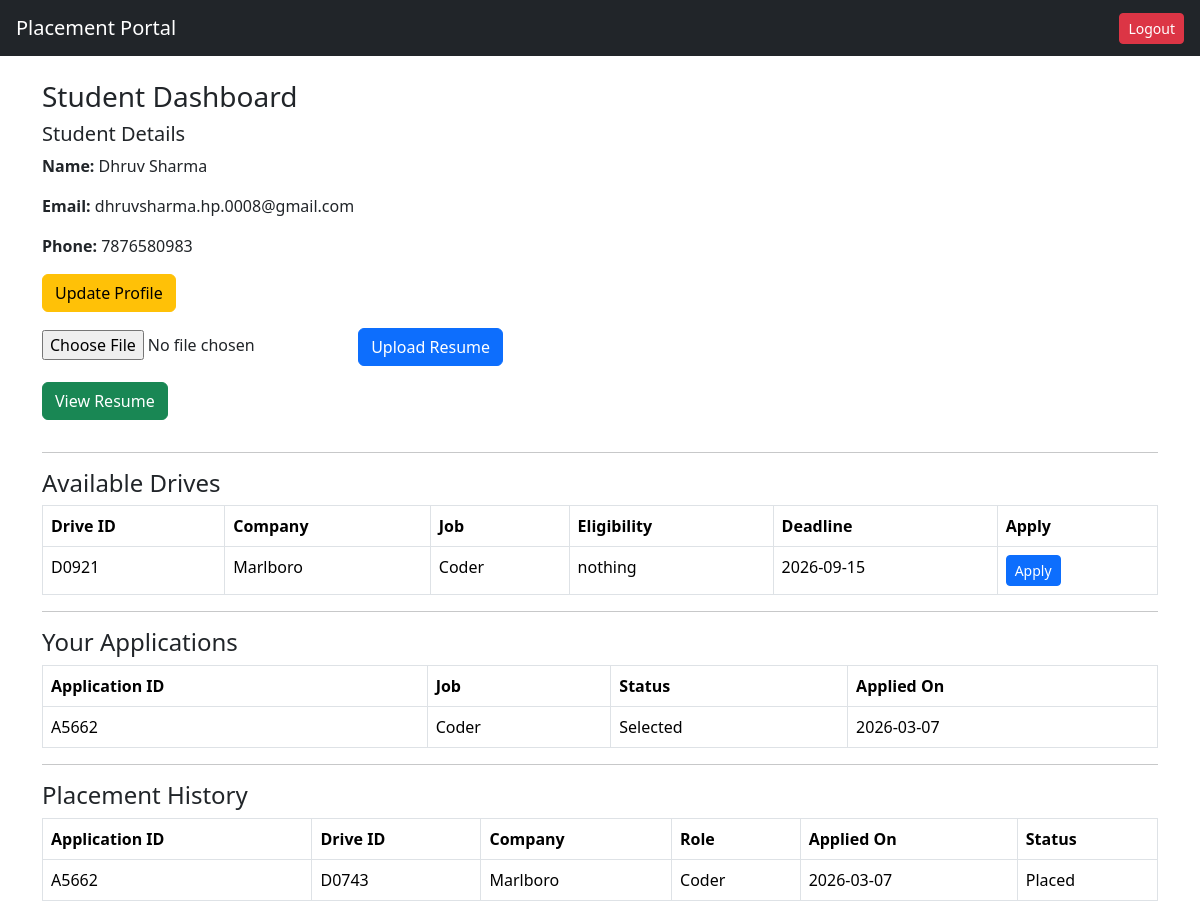
Before: /student (signed in) with the older database file.
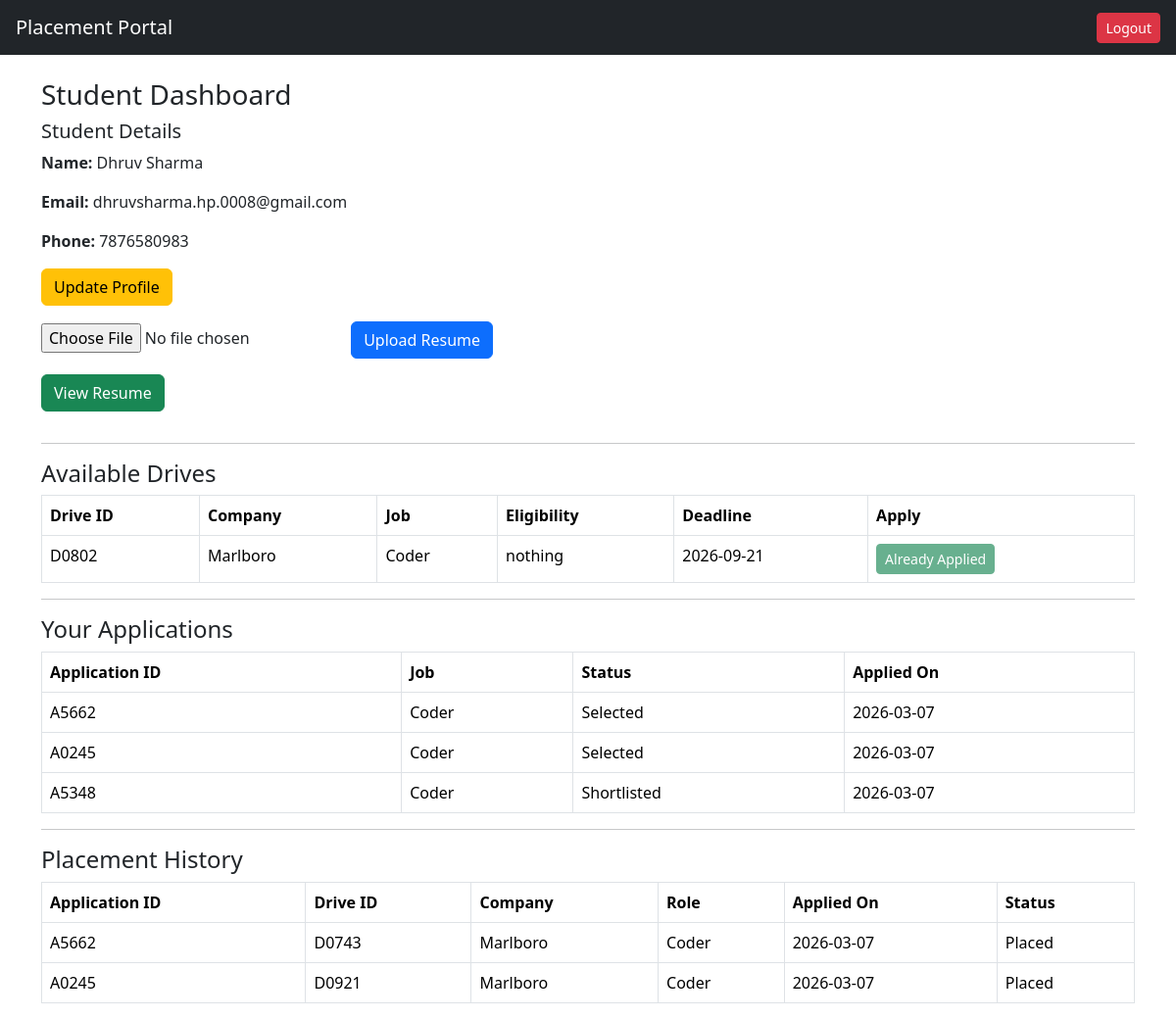
After: the same page with the newer database file.
### tables this page shows
CREATE TABLE drive(
        id INTEGER PRIMARY KEY AUTOINCREMENT,
        drive_uid TEXT UNIQUE,
        company_id INTEGER,
        job_title TEXT,
        job_description TEXT,
        eligibility TEXT,
        deadline TEXT,
        status TEXT DEFAULT 'Pending'
    );

CREATE TABLE company(
        id INTEGER PRIMARY KEY AUTOINCREMENT,
        company_uid TEXT UNIQUE,
        company_name TEXT,
        hr_contact TEXT,
        email TEXT UNIQUE,
        password TEXT,
        website TEXT,
        approval_status TEXT DEFAULT 'Pending',
        is_active INTEGER DEFAULT 1
    );

CREATE TABLE application(
    id INTEGER PRIMARY KEY AUTOINCREMENT,
    application_uid TEXT,
    student_id INTEGER,
    drive_id INTEGER,
    status TEXT DEFAULT 'Applied',
    applied_on TEXT,
    UNIQUE(student_id, drive_id));

### app.py (the view)
@app.route("/student")
def student_dashboard():
    if session.get("role") != "student":
        return redirect("/")
    student_id = session["user_id"]
    conn = get_connection()
    student = conn.execute(
        "SELECT * FROM student WHERE id=?",
        (student_id,)
    ).fetchone()
    drives = conn.execute("""
SELECT
    drive.id,
    drive.drive_uid,
    drive.job_title,
    drive.eligibility,
    drive.deadline,
    drive.status,
    company.company_name,
    application.id AS applied
FROM drive
JOIN company ON company.id = drive.company_id
LEFT JOIN application
    ON application.drive_id = drive.id
    AND application.student_id = ?
WHERE drive.status='Approved'
""",(student_id,)).fetchall()
    applications = conn.execute("""
    SELECT application.application_uid,
           drive.job_title,
           application.status,
           application.applied_on
    FROM application
    JOIN drive ON drive.id = application.drive_id
    WHERE application.student_id=?
    """,(student_id,)).fetchall()
    history = conn.execute("""
    SELECT application.application_uid,
           drive.drive_uid,
           company.company_name,
           drive.job_title,
           application.applied_on
    FROM application
    JOIN drive ON drive.id = application.drive_id
    JOIN company ON company.id = drive.company_id
    WHERE application.student_id=? AND application.status='Selected'
    """,(student_id,)).fetchall()
    conn.close()
    return render_template(
        "student_dashboard.html",
        student=student,
        drives=drives,
        applications=applications,
        history=history
    )

### models.py (called while the page is built)
def get_connection():
    conn = sqlite3.connect(DATABASE)
    conn.row_factory = sqlite3.Row
    return conn

### templates/student_dashboard.html
{% extends "base.html" %}
{% block content %}
<h3>Student Dashboard</h3>
<h5>Student Details</h5>
<p><b>Name:</b> {{ student.name }}</p>
<p><b>Email:</b> {{ student.email }}</p>
<p><b>Phone:</b> {{ student.phone }}</p>
<a href="/student/edit_profile" class="btn btn-warning mb-3">
Update Profile
</a>
<form action="/student/update_resume" method="POST" enctype="multipart/form-data" class="mb-3">
<input type="file" name="resume" required>
<button class="btn btn-primary">
Upload Resume
</button>
</form>
{% if student.resume %}
<a href="/uploads/{{ student.resume }}" target="_blank" class="btn btn-success mb-3">
View Resume
</a>
{% endif %}
<hr>
<h4>Available Drives</h4>
<table class="table table-bordered">
<tr>
<th>Drive ID</th>
<th>Company</th>
<th>Job</th>
<th>Eligibility</th>
<th>Deadline</th>
<th>Apply</th>
</tr>
{% for d in drives %}
<tr>
<td>{{ d.drive_uid }}</td>
<td>{{ d.company_name }}</td>
<td>{{ d.job_title }}</td>
<td>{{ d.eligibility }}</td>
<td>{{ d.deadline }}</td>
<td>
{% if d.status == "Closed" %}
<button class="btn btn-dark btn-sm" disabled>
Closed
</button>
{% elif d.applied %}
<button class="btn btn-success btn-sm" disabled>
Already Applied
</button>
{% else %}
<a href="/apply/{{ d.drive_uid }}" class="btn btn-primary btn-sm">
Apply
</a>
{% endif %}
</td>
</tr>
{% endfor %}
</table>
<hr>
<h4>Your Applications</h4>
<table class="table table-bordered">
<tr>
<th>Application ID</th>
<th>Job</th>
<th>Status</th>
<th>Applied On</th>
</tr>
{% for a in applications %}
<tr>
<td>{{ a.application_uid }}</td>
<td>{{ a.job_title }}</td>
<td>{{ a.status }}</td>
<td>{{ a.applied_on }}</td>
</tr>
{% endfor %}
</table>
<hr>
<h4>Placement History</h4>
<table class="table table-bordered">
<tr>
<th>Application ID</th>
<th>Drive ID</th>
<th>Company</th>
<th>Role</th>
<th>Applied On</th>
<th>Status</th>
</tr>
{% for h in history %}
<tr>
<td>{{ h.application_uid }}</td>
<td>{{ h.drive_uid }}</td>
<td>{{ h.company_name }}</td>
<td>{{ h.job_title }}</td>
<td>{{ h.applied_on }}</td>
<td>Placed</td>
</tr>
{% endfor %}
</table>
{% endblock %}

Changed rows visible on the page:
no longer on this page (row edited): drive: drive_uid "D0921", company_name "Marlboro", job_title "Coder", eligibility "nothing", deadline "2026-09-15"
added application: drive_uid "D0802", company_name "Marlboro", job_title "Coder", eligibility "nothing", deadline "2026-09-21", shows "Already Applied", application_uid "A5348", status "Shortlisted", applied_on "2026-03-07"
added application: application_uid "A0245", job_title "Coder", status "Selected", applied_on "2026-03-07", drive_uid "D0921", company_name "Marlboro"
